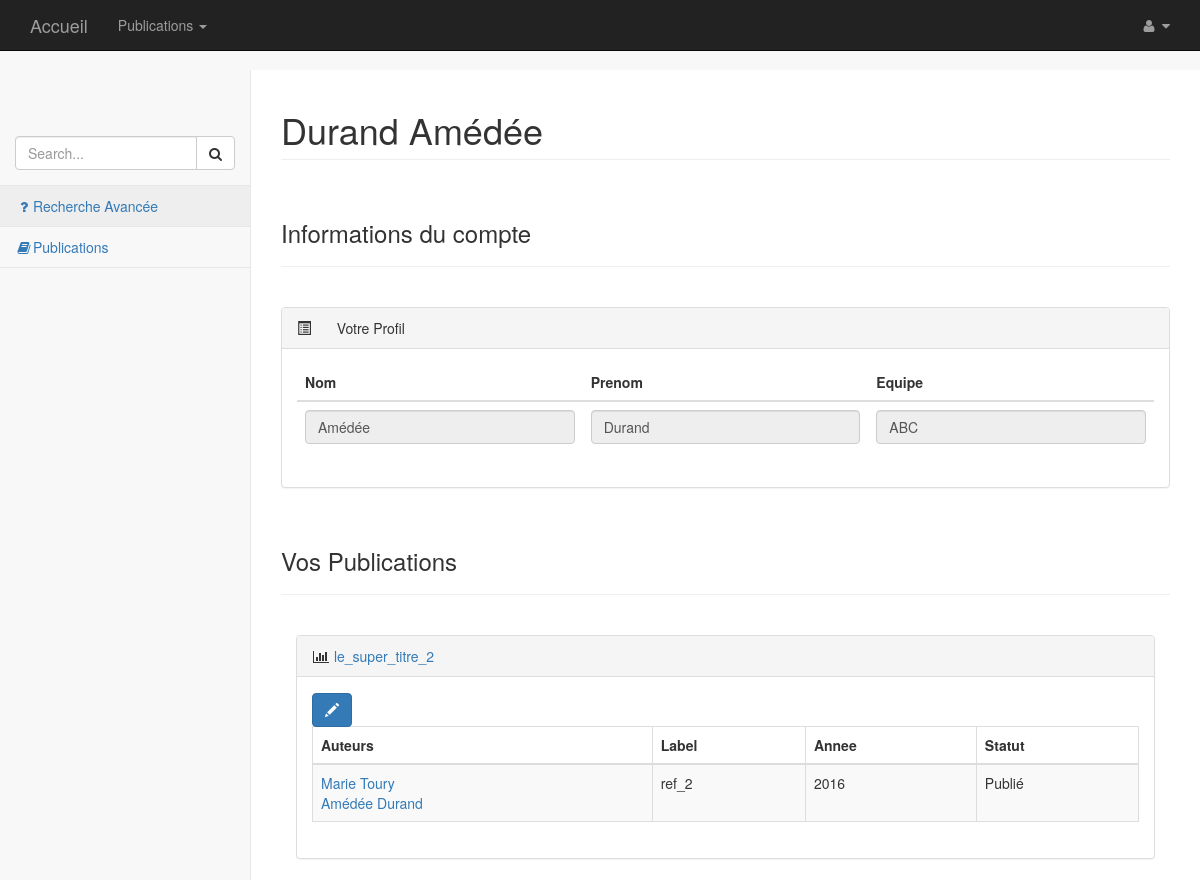
/index.php?controleur=profil&action=&id=2 (signed in), run on the app's committed database.
### tables this page shows
CREATE TABLE IF NOT EXISTS `Auteur` (
  `id` int(11) NOT NULL AUTO_INCREMENT,
  `organisation` varchar(50) NOT NULL,
  `equipe` varchar(25) NOT NULL,
  `nom` varchar(25) NOT NULL,
  `prenom` varchar(25) NOT NULL,
  PRIMARY KEY (`id`)
);

CREATE TABLE IF NOT EXISTS `Publication` (
  `id` int(11) NOT NULL AUTO_INCREMENT,
  `titre_article` varchar(500) NOT NULL,
  `reference_publication` varchar(500) NOT NULL,
  `annee` int(11) NOT NULL,
  `categorie` varchar(25) NOT NULL,
  `lieu` varchar(100) DEFAULT NULL,
  `statut` varchar(20) NOT NULL,
  `date_ajout` date NOT NULL,
  PRIMARY KEY (`id`)
);

### Controleur/ControleurProfil.php (called while the page is built, shortened)
<?php
    require_once('Classes/Publication.php');
    require_once('Classes/Chercheur.php');
    require_once 'Core/Controleur.php';
    class ControleurProfil extends ControleurSecurise{
            private $chercheur;
            public function __construct(){
                $this->chercheur = new Chercheur(null, 'nom', 'prenom', 'UTT', 'equipe');
            }
            public function index(){
                $idChercheur = $this->requete->getSession()->getAttribut('idUtilisateur');
                $nomChercheur = $this->chercheur->getChercheur($idChercheur)->getNom();
                $prenomChercheur = $this->chercheur->getChercheur($idChercheur)->getPrenom();
                $titrePage = $prenomChercheur . ' ' .$nomChercheur;
                $donneesSpecifiques = array('auteur' => $this->chercheur->getChercheur($idChercheur),'titrePage' => $titrePage,'publicationsAuteur' => $this->chercheur->getChercheur($idChercheur)->getPublications($idChercheur));
                $this->genererVue($donneesSpecifiques);
            }
    }

### Core/Routeur.php (called while the page is built, shortened)
<?php
    require_once 'Requete.php';
    class Routeur{
        public function routerRequete(){
            try{
                $requete = new Requete(array_merge($_GET, $_POST));
                $controleur = $this->creerControleur($requete);
                $action = $this->creerAction($requete);
                $controleur->executerAction($action);
            }
            catch(Exception $e){
                $this->gererErreur($e);
            }
        }
        private function creerControleur(Requete $requete){
            $controleur = "Accueil";
            if($requete->existeParametre('controleur')){
                $controleur = $requete->getParametre('controleur');
                $controleur = ucfirst($controleur);
            }
            $classeControleur = 'Controleur' . $controleur;
            $fichierControleur = 'Controleur/' . $classeControleur . '.php';
            if(file_exists($fichierControleur)){
                $controleur = new $classeControleur();
                $controleur->setRequete($requete);
                return $controleur;
            }
            else{
                throw new Exception("Fichier '$fichierControleur' introuvable");
            }
        }
        private function creerAction(Requete $requete){
            $action = "index";
            return $action;
        }
    }

### index.php (called while the page is built, shortened)
<?php
    require 'Core/Routeur.php';
    $routeur = new Routeur();
    $routeur->routerRequete();

### Core/Requete.php (called while the page is built, shortened)
<?php
    require_once 'Session.php';
    class Requete{
        private $session;
        public function __construct($parametres){
            $this->session = new Session();
        }
        public function getSession(){
            return $this->session;
        }
    }

### Core/Session.php (called while the page is built, shortened)
<?php
    class Session{
        public function existeAttribut($nom){
            return (isset($_SESSION[$nom]) && $_SESSION[$nom] != "");
        }
        public function getAttribut($nom){
            if($this->existeAttribut($nom)){
                return $_SESSION[$nom];
            }
            else{
                throw new Exception("Attribut '$nom' absent de la session");
            }
        }
    }

### Classes/Chercheur.php (called while the page is built, shortened)
<?php
    require_once 'Core/Modele.php';
    require_once 'Publication.php';
    class Chercheur extends Modele{
	private $id;
        private $nom;
	private $prenom;
	private $equipe;
        public function __construct ($id,$nom,$prenom,$organisation,$equipe){
		$this->id = $id;
		$this->nom = $nom;
		$this->prenom= $prenom;
		$this->equipe = $equipe;
        }
        public function getId(){return ($this->id);}
	public function getNom(){return ($this->nom);}
	public function getPrenom(){return ($this->prenom);}
        public function getEquipe(){return ($this->equipe);}
	public function getPublications($idChercheur = null, $categorie = null, $annee = null, $laboratoire = null){
            $requete = $this->creerRequetePublication($idChercheur, $categorie, $annee, $laboratoire);
            $requeteSQL= $requete[0];
            $parametreRequetePublication = $requete[1];
            $reponsePublications = $this->executerRequete($requeteSQL, $parametreRequetePublication);
            while($donneesPublication = $reponsePublications->fetch()){
                $reqAuteurs = 'SELECT Auteur.* FROM redige, Auteur WHERE Auteur.id = redige.Auteur_id AND redige.Publication_id = ? ORDER BY redige.place';
                $reponseAuteurs = $this->executerRequete($reqAuteurs, array($donneesPublication['id']));
                $idAuteurs = array();
                while($donneesAuteurs = $reponseAuteurs->fetch()){
                    $idAuteurs[] = new Chercheur($donneesAuteurs['id'], $donneesAuteurs['nom'], $donneesAuteurs['prenom'], $donneesAuteurs['organisation'], $donneesAuteurs['equipe']);
                }
                $publications[] = new Publication($donneesPublication['id'], $idAuteurs, $donneesPublication['titre_article'], $donneesPublication['reference_publication'], $donneesPublication['annee'], $donneesPublication['statut'], $donneesPublication['categorie']);
            }
            if (empty($publications)){
                return null;
            }
            else{
                return $publications;
            }
	}
        public function getChercheur($id){
            $sql = 'SELECT * FROM Auteur WHERE id = ?';
            $resultat = $this->executerRequete($sql, array($id));
            $chercheurID = $resultat->fetch();
            $chercheur = new Chercheur($chercheurID['id'], $chercheurID['nom'], $chercheurID['prenom'], $chercheurID['organisation'], $chercheurID['equipe']);
            return $chercheur;
        }
        public function creerRequetePublication($idChercheur = null, $categorie = null, $annee = null, $laboratoire = null){
            $debutRequete = 'SELECT DISTINCT Publication.* ';
            $tablesRequete = 'FROM Publication';
            $conditionsRequete = ' WHERE ';
            $parametresRequete =array();
            if($idChercheur != null){
                $tablesRequete.= ', redige';
                $conditionsRequete .= 'Publication.id = redige.Publication_id AND redige.Auteur_id = ? AND ';
                $parametresRequete[] = $idChercheur;
            }
            $requeteSQL = $debutRequete . $tablesRequete . $conditionsRequete;
            $requeteSQL = substr($requeteSQL, 0, -4);
            $finRequete ='ORDER BY Publication.annee DESC';
            $requeteSQL .= $finRequete;
            $requete = array($requeteSQL, $parametresRequete);
            return $requete;
        }
    }

### Core/Modele.php (called while the page is built)
<?php
    require_once 'Configuration.php';
    abstract class Modele{
        private static $bdd;
        protected function executerRequete($sql, $params = null){
            if($params == null){
                $resultat = self::getBdd()->query($sql);
            }
            else{
                $resultat = self::getBdd()->prepare($sql);
                $resultat->execute($params);
            }
            return $resultat;
        }
        private static function getBdd(){
            if(self::$bdd == null){
                $dsn = Configuration::get("dsn");
                $login = Configuration::get("login");
                $mdp = Configuration::get("mdp");
                self::$bdd = new PDO($dsn, $login, $mdp,
                            array(PDO::ATTR_ERRMODE => PDO::ERRMODE_EXCEPTION));
            }
            return self::$bdd;
        }
    }

### Core/Configuration.php (called while the page is built)
<?php
    class Configuration{
        private static $parametres;
        public static function get($nom, $valeurDefaut = null){
            if(isset(self::getParametres()[$nom])){
                $valeur = self::getParametres()[$nom];
            }
            else{
                $valeur = $valeurDefaut;
            }
            return $valeur;
        }
        private static function getParametres(){
            if(self::$parametres == null){
                $cheminFichier = 'Config/prod.ini';
                if(!file_exists($cheminFichier)){
                    $cheminFichier = 'Config/dev.ini';
                }
                if(!file_exists($cheminFichier)){
                    throw new Exception('Aucun fichier de configuration trouvé');
                }
                else{
                    self::$parametres = parse_ini_file($cheminFichier);
                }
            }
            return self::$parametres;
        }
    }

### Classes/Publication.php (called while the page is built, shortened)
<?php
    require_once 'Core/Modele.php';
    class Publication extends Modele{
	private $id;
        private $auteurs = array();
        private $titre;
        private $ref;
        private $annee;
        private $statut;
        public function __construct($id, $auteurs, $titre, $ref, $annee, $statut, $type, $lieu =null) {
		$this->id = $id;
        	$this->auteurs = $auteurs;
		$this->titre = $titre;
		$this->ref = $ref;
		$this->annee = $annee;
		$this->statut = $statut;
        }
	public function getId(){return $this->id;}
        public function getAuteurs(){return $this->auteurs;}
        public function getTitre(){return $this->titre;}
        public function getRef(){return $this->ref;}
        public function getAnnee(){return $this->annee;}
        public function getStatut(){return $this->statut;}
    }

### Vue/Profil/index.php (the view, shortened to what this page needs)
<?php
    $this->stylesCss = '
    <link href="bootstrap/bower_components/metisMenu/dist/metisMenu.min.css" rel="stylesheet">
    <link href="bootstrap/dist/css/timeline.css" rel="stylesheet">
    <link href="bootstrap/dist/css/sb-admin-2.css" rel="stylesheet">
    <link href="bootstrap/bower_components/morrisjs/morris.css" rel="stylesheet">
    <link href="styles/css/Moncss.css" rel="stylesheet" type="text/css">';
?>
<nav>
      <div class="navbar-default sidebar" role="navigation">
        <div class="sidebar-nav navbar-collapse">
          <ul class="nav" id="side-menu">
            <li class="sidebar-search">
              <div class="input-group custom-search-form">
                <input type="text" class="form-control" placeholder="Search...">
                <span class="input-group-btn">
                  <button class="btn btn-default" type="button">
                    <i class="fa fa-search"></i>
                  </button>
                </span>
              </div>
            </li>
            <li><a data-toggle="modal" data-target="#myModal"><i class="fa fa-question fa-fw"></i>Recherche Avancée</a></li>
            <li><a href="index.php?controleur=publicationCategorie"><i class="fa fa-book fa-fw"></i>Publications</a></li>
          </ul>
        </div>
      </div>
    </nav>
    <div id="page-wrapper">
      <div class="row">
        <div class="col-lg-12">
           <h1 class="page-header"><?= $titrePage ?></h1>
        </div>
      </div>
        <br/>
            <h3>Informations du compte</h3>
            <hr>
            <br/>
      <div id="contenu">
            <div class="panel panel-default">
                <div class="panel-heading">
                    <span class="glyphicon glyphicon-list-alt" aria-hidden="true"></span>
                    Votre Profil
                </div>
                <div class="panel-body">
                    <div class="row">
                        <div class="col-lg-12">
                            <div class="table-responsive">
                                <table class="table">
                                    <thead>
                                        <tr>
                                            <th>Nom<br/></th>
                                            <th>Prenom<br/></th>
                                            <th>Equipe<br/></th>
                                        </tr>
                                    </thead>
                                    <tbody>
                                    <tr>
                                        <td><input class="form-control verif" type="text" value="<?php echo $auteur->getNom();?>" disabled></td>
                                        <td><input class="form-control verif" type="text" value="<?php echo $auteur->getPrenom();?>" disabled></td>
                                        <td><input class="form-control verif" type="text" value="<?php echo $auteur->getEquipe();?>" disabled></td>
                                    </tr>
                                </tbody>
                            </table>
                        </div>
                    </div>
                </div>
            </div>
        </div>
            <br/>
            <h3>Vos Publications</h3>
            <hr>
            <br/>
            <?php if($publicationsAuteur != null) :?>
              <?php foreach($publicationsAuteur as $publication) :?>
                      <div class="col-lg-12">
              <div class="panel panel-default">
                      <div class="panel-heading">
                          <i class="fa fa-bar-chart-o fa-fw"></i>
                      <a href= "index.php?controleur=publicationSpecifique&id=<?= $publication->getId()?>">
                                <?= $publication->getTitre() ?>
                            </a>
                  </div>
                  <div class="panel-body">
                      <div class="row">
                          <div class="col-lg-12">
                              <div class="table-responsive">
                                  <table class="table table-bordered table-hover table-striped">
                                      <thead>
                                          <a class='btn btn-primary glyphicon glyphicon-pencil' href="index.php?controleur=modificationPublication&id=<?= $publication->getId()?>" ></a>
                                      <tr>
                                              <th>Auteurs</th>
                                              <th>Label</th>
                                              <th>Annee</th>
                                              <th>Statut</th>
                                          </tr>
                                      </thead>
                                      <tbody>
                                          <tr>
                                              <td>
                                                  <?php foreach($publication->getAuteurs() as $auteur) :?>
                                                    <a href= "index.php?controleur=publication&action=publicationsChercheur&id=<?= $auteur->getId()?>">
                                                      <?php echo $auteur->getNom() . ' ' . $auteur->getPrenom() . ' </br>' ?>
                                                    </a>
                                                  <?php endforeach;?>
                                              </td>
                                              <td><?php echo $publication->getRef();?></td>
                                              <td><?php echo $publication->getAnnee();?></td>
                                              <td><?php echo $publication->getStatut();?></td>
                                          </tr>
                                      </tbody>
                                  </table>
                              </div>
                          </div>
                          <div class="col-lg-12">
                          </div>
                      </div>
                  </div>
              </div>
          </div>
  <?php endforeach; ?>
<?php else: ?>
  Vous n'avez rien publié pour le moment
<?php  endif; ?>
      </div>
    </div>

### data on the page
auteur: nom "Amédée", prenom "Durand", equipe "ABC"
publication: titre_article "le_super_titre_2", reference_publication "ref_2", annee "2016", statut "Publié"
auteur: nom "Marie", prenom "Toury"

### other printed values
$titrePage "Durand Amédée"
